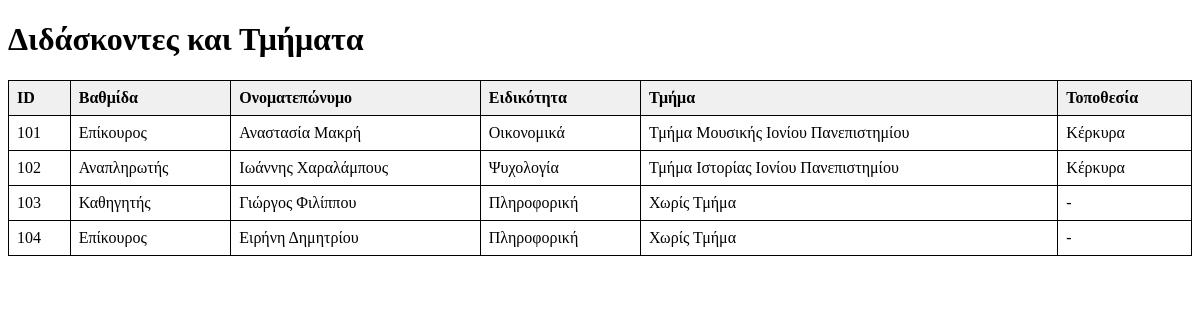
/instructors_departments, run on the app's committed database.
### tables this page shows
CREATE TABLE INSTRUCTORS (
  instructor_id integer PRIMARY KEY,
  instructor_name varchar(25),
  instructor_surname varchar(25),
  gender varchar(10),
  specialty varchar(50),
  rank varchar(25),
  knowledge_subject varchar(25),
  department_id integer,
  email varchar(255),
  address varchar(255),
  postal_code integer,
  phone integer,
  FOREIGN KEY (department_id) REFERENCES DEPARTMENTS(department_id)
);

CREATE TABLE DEPARTMENTS (
  department_id integer PRIMARY KEY,
  department_name varchar(25),
  location varchar(50),
  headquarters varchar(50),
  postal_code integer,
  minimum_semesters integer,
  major varchar(50),
  email varchar(255),
  phone integer,
  social_media varchar(255),
  director varchar(25)
);

### app.py (the view)
@app.route('/instructors_departments')
def instructors_departments():
    conn = get_db_connection()
    results = conn.execute('''
        SELECT I.instructor_id, I.rank, I.instructor_name, I.instructor_surname, I.specialty,
               D.department_name, D.location
        FROM INSTRUCTORS I
        LEFT JOIN DEPARTMENTS D ON CAST(I.department_id AS INTEGER) = D.department_id
    ''').fetchall()
    conn.close()
    return render_template('instructors_departments.html', results=results)

### app.py (called while the page is built)
def get_db_connection():
    conn = sqlite3.connect('university.db')
    conn.row_factory = sqlite3.Row
    return conn

### templates/instructors_departments.html (shortened to what this page needs)
<!DOCTYPE html>
<html lang="el">
<head>
</head>
<body>
    <h1>Διδάσκοντες και Τμήματα</h1>
    <table>
        <tr>
            <th>ID</th>
            <th>Βαθμίδα</th>
            <th>Ονοματεπώνυμο</th>
            <th>Ειδικότητα</th>
            <th>Τμήμα</th>
            <th>Τοποθεσία</th>
        </tr>
        {% for row in results %}
        <tr>
            <td>{{ row['instructor_id'] }}</td>
            <td>{{ row['rank'] }}</td>
            <td>{{ row['instructor_name'] }} {{ row['instructor_surname'] }}</td>
            <td>{{ row['specialty'] }}</td>
            <td>
                {% if row['department_name'] %}
                    {{ row['department_name'] }}
                {% else %}
                    Χωρίς Τμήμα
                {% endif %}
            </td>
            <td>
                {% if row['location'] %}
                    {{ row['location'] }}
                {% else %}
                    -
                {% endif %}
            </td>
        </tr>
        {% endfor %}
    </table>
</body>
</html>

### templates/instructors_departments.html (style rules this page uses)
table { border-collapse: collapse; width: 100%; margin-top: 20px; }
th, td { border: 1px solid #000; padding: 8px; text-align: left; }
th { background-color: #f0f0f0; }

### data on the page
INSTRUCTORS: instructor_id "101", rank "Επίκουρος", instructor_name "Αναστασία", instructor_surname "Μακρή", specialty "Οικονομικά", department_name "Τμήμα Μουσικής Ιονίου Πανεπιστημίου", location "Κέρκυρα"
INSTRUCTORS: instructor_id "102", rank "Αναπληρωτής", instructor_name "Ιωάννης", instructor_surname "Χαραλάμπους", specialty "Ψυχολογία", department_name "Τμήμα Ιστορίας Ιονίου Πανεπιστημίου", location "Κέρκυρα"
INSTRUCTORS: instructor_id "103", rank "Καθηγητής", instructor_name "Γιώργος", instructor_surname "Φιλίππου", specialty "Πληροφορική", shows "Χωρίς Τμήμα"
INSTRUCTORS: instructor_id "104", rank "Επίκουρος", instructor_name "Ειρήνη", instructor_surname "Δημητρίου", specialty "Πληροφορική", shows "Χωρίς Τμήμα"
